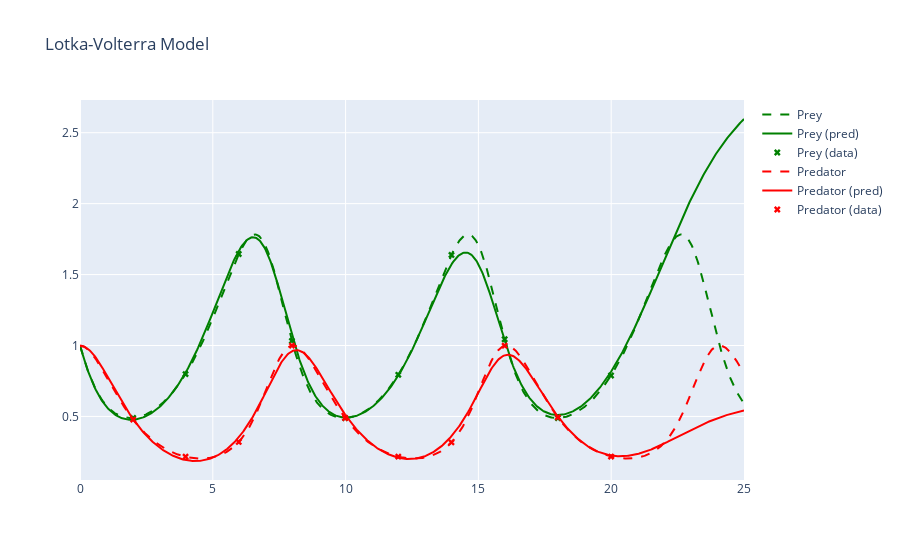
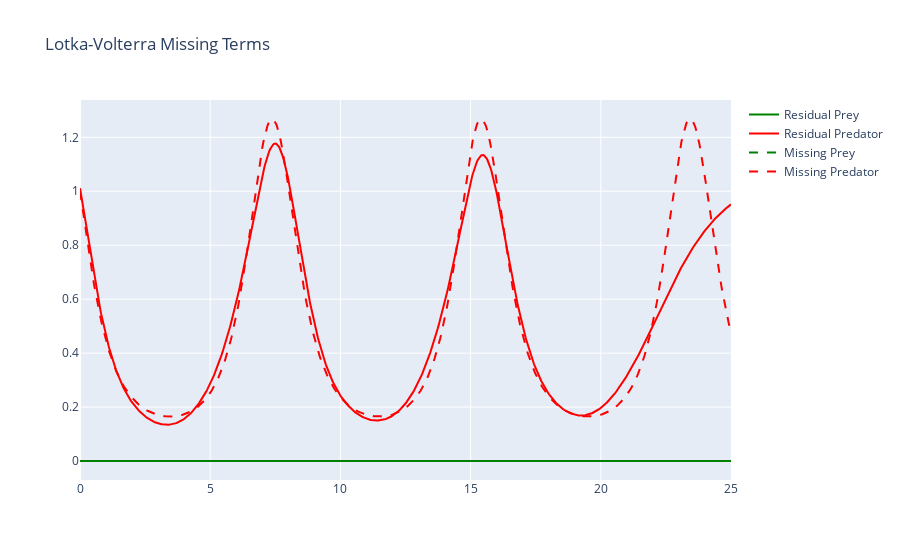

Notebook source saved alongside these figures, in order:
### Code cell
plots = plotter(upinn.u, upinn.G)
plots["Solution"].show()
plots["Missing Terms"].show()

### Figure 1 — Plotly figure (JSON) as saved in the notebook; plotly's stock layout.template omitted (floating-point values rounded to 4 significant figures; data arrays with more than 128 entries replaced by an {"elided": "..."} marker saying what was removed)
{"data": [{"line": {"color": "green", "dash": "dash"}, "mode": "lines", "name": "Prey", "type": "scatter", "x": {"elided": "800 float values"}, "y": {"elided": "800 float values"}}, {"line": {"color": "green"}, "mode": "lines", "name": "Prey (pred)", "type": "scatter", "x": {"elided": "800 float values"}, "y": {"elided": "800 float values"}}, {"marker": {"color": "green", "symbol": "x"}, "mode": "markers", "name": "Prey (data)", "type": "scatter", "x": [2.003, 3.974, 5.976, 7.979, 9.981, 11.98, 13.99, 15.99, 17.99, 19.99], "y": [0.4895, 0.7984, 1.645, 1.032, 0.489, 0.7934, 1.638, 1.044, 0.4889, 0.7885]}, {"line": {"color": "red", "dash": "dash"}, "mode": "lines", "name": "Predator", "type": "scatter", "x": {"elided": "800 float values"}, "y": {"elided": "800 float values"}}, {"line": {"color": "red"}, "mode": "lines", "name": "Predator (pred)", "type": "scatter", "x": {"elided": "800 float values"}, "y": {"elided": "800 float values"}}, {"marker": {"color": "red", "symbol": "x"}, "mode": "markers", "name": "Predator (data)", "type": "scatter", "x": [2.003, 3.974, 5.976, 7.979, 9.981, 11.98, 13.99, 15.99, 17.99, 19.99], "y": [0.4772, 0.2159, 0.3203, 0.9992, 0.4891, 0.2167, 0.3169, 0.9986, 0.4932, 0.2174]}], "layout": {"title": {"text": "Lotka-Volterra Model"}}}

### Figure 2 — Plotly figure (JSON) as saved in the notebook; plotly's stock layout.template omitted (floating-point values rounded to 4 significant figures; data arrays with more than 128 entries replaced by an {"elided": "..."} marker saying what was removed)
{"data": [{"line": {"color": "green"}, "mode": "lines", "name": "Residual Prey", "type": "scatter", "x": {"elided": "800 float values"}, "y": {"elided": "800 int values"}}, {"line": {"color": "red"}, "mode": "lines", "name": "Residual Predator", "type": "scatter", "x": {"elided": "800 float values"}, "y": {"elided": "800 float values"}}, {"line": {"color": "green", "dash": "dash"}, "mode": "lines", "name": "Missing Prey", "type": "scatter", "x": {"elided": "800 float values"}, "y": {"elided": "800 int values"}}, {"line": {"color": "red", "dash": "dash"}, "mode": "lines", "name": "Missing Predator", "type": "scatter", "x": {"elided": "800 float values"}, "y": {"elided": "800 float values"}}], "layout": {"title": {"text": "Lotka-Volterra Missing Terms"}}}
